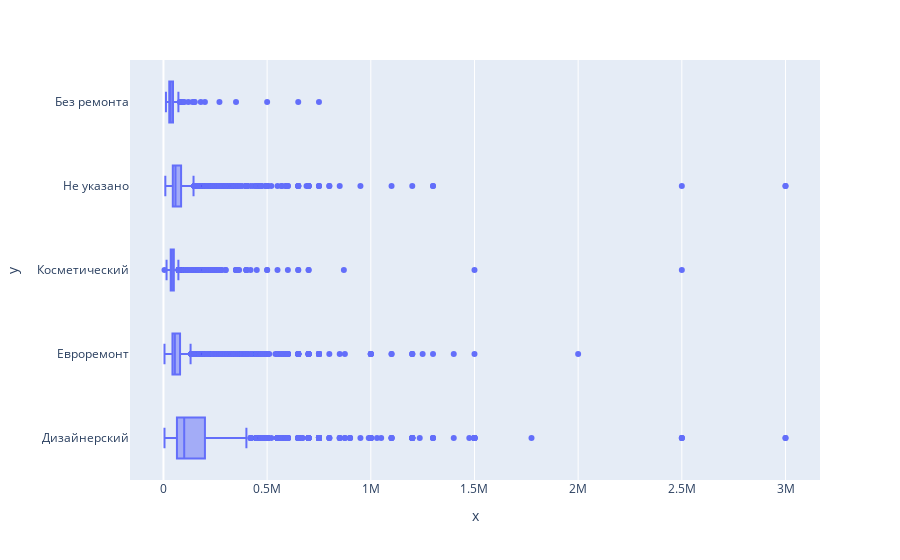

Notebook source saved alongside this figure:
### Code cell
def get_monthly_payment(price):
    payment = float(price[:price.find(' ')])
    currency = price[price.find(' ')+1:price.find('/')]
    return payment, currency
realty_df['monthly_payment'], realty_df['currency'] = zip(*realty_df['Цена'].apply(get_monthly_payment))
fig = px.box(x=realty_df['monthly_payment'], y=realty_df['Ремонт'])
fig.show()

### Figure 1 — Plotly figure (JSON) as saved in the notebook; plotly's stock layout.template omitted (floating-point values rounded to 4 significant figures; data arrays with more than 128 entries replaced by an {"elided": "..."} marker saying what was removed)
{"data": [{"alignmentgroup": "True", "hovertemplate": "x=%{x}<br>y=%{y}<extra></extra>", "legendgroup": "", "marker": {"color": "#636efa"}, "name": "", "notched": false, "offsetgroup": "", "orientation": "h", "showlegend": false, "type": "box", "x": {"elided": "19737 int values"}, "x0": " ", "xaxis": "x", "y": {"elided": "19737 str values"}, "y0": " ", "yaxis": "y"}], "layout": {"boxmode": "group", "legend": {"tracegroupgap": 0}, "margin": {"t": 60}, "xaxis": {"anchor": "y", "domain": [0, 1], "title": {"text": "x"}}, "yaxis": {"anchor": "x", "domain": [0, 1], "title": {"text": "y"}}}}
